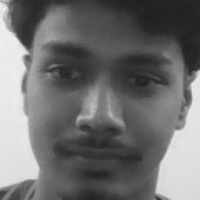
#> input picture training-data/agrim/0.jpg, 200 x 200 px, given in place of the camera
$ python capture_faces.py
#> lines starting #> are read from the running program, lines starting #| are printed output that depends on the picture; after the words box and inside, x2 and y2 are one past the last pixel; in counts of white or black regions, pixels touching at a corner belong together
#> the answer given: training-data/agrim
import cv2
import os

def capture_faces(name, save_dir="training-data"):
#> called with name = 'training-data/agrim', save_dir = 'training-data'
    person_dir = os.path.join(save_dir, name)
    os.makedirs(person_dir, exist_ok=True)

    cap = cv2.VideoCapture(0)
    if not cap.isOpened():
        print("Cannot open camera")
        return

    face_cascade = cv2.CascadeClassifier(
        cv2.data.haarcascades + "haarcascade_frontalface_default.xml"
    )

    count = 0
    target_count = 20  # sample count

    print(f"[INFO] Capturing faces for: {name}")
    print("[INFO] Look at the camera.")
    print("[INFO] Press C to capture, Q to quit.")

    while True:
        ret, frame = cap.read()
#> frame is the input picture: shape (200, 200, 3); min 31, max 244, mean 111
        if not ret:
            break

        frame = cv2.flip(frame, 1)
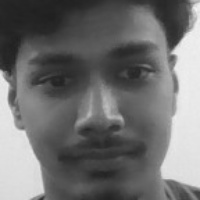
#> frame: shape (200, 200, 3); min 31, max 244, mean 111
        gray = cv2.cvtColor(frame, cv2.COLOR_BGR2GRAY)

        faces = face_cascade.detectMultiScale(
            gray,
            scaleFactor=1.1,
            minNeighbors=6,
            minSize=(80, 80)
        )
#> faces = [[8, 10, 183, 183]]

        face_roi = None
        if len(faces) > 0:
            faces = sorted(faces, key=lambda f: f[2] * f[3], reverse=True)
            (x, y, w, h) = faces[0]
#> x = 8; y = 10; w = 183; h = 183
            cv2.rectangle(frame, (x, y), (x + w, y + h), (0, 255, 0), 2)
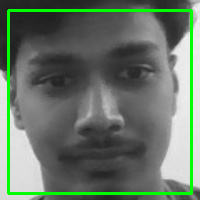
#> frame: shape (200, 200, 3); 5.48% of pixels changed, all inside (x1, y1, x2, y2) = (7, 9, 193, 195)

            face_roi = gray[y:y+h, x:x+w]
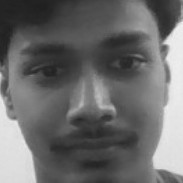
#> face_roi: shape (183, 183); min 31, max 242, mean 106.8

        cv2.putText(frame, f"{name} samples: {count}",
                    (20, 30), cv2.FONT_HERSHEY_SIMPLEX,
                    0.7, (255, 255, 255), 2)
        cv2.putText(frame, "Press C = capture, Q = quit",
                    (20, 60), cv2.FONT_HERSHEY_SIMPLEX,
                    0.6, (200, 200, 200), 2)
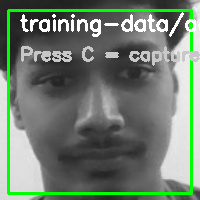
#> frame: shape (200, 200, 3); mean B, G, R 111.6, 125.3, 111.6

        cv2.imshow("Capture Faces", frame)

        key = cv2.waitKey(1) & 0xFF
#> (key q is pressed here)

        if key == ord('q'):
            break

        if key == ord('c') and face_roi is not None:
            # save the current face
            face_img = cv2.resize(face_roi, (200, 200))
            file_path = os.path.join(person_dir, f"{count}.jpg")
            cv2.imwrite(file_path, face_img)
            count += 1
            print(f"[INFO] Saved image {count}")

            if count >= target_count:
                print("[INFO] Target samples reached.")
                break

    print(f"[INFO] Done. Captured {count} images for {name}.")
    cap.release()
    cv2.destroyAllWindows()

if __name__ == "__main__":
    person_name = input("Enter person's name (folder name): ").strip()
    capture_faces(person_name)

$ run again, on training-data/agrim/11.jpg
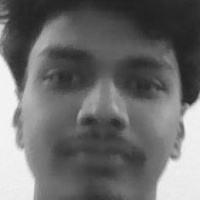
#> input picture training-data/agrim/11.jpg, 200 x 200 px, given in place of the camera
#> in capture_faces, frame is the input picture: shape (200, 200, 3); min 31, max 246, mean 108.2
#> faces = [[8, 11, 181, 181]]
#> x = 8; y = 11; w = 181
#> in capture_faces, `face_roi = gray[y:y+h, x:x+w]`:
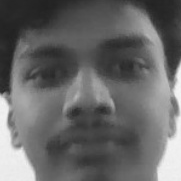
#> face_roi: shape (181, 181); min 33, max 246, mean 103.4
#> in capture_faces, `cv2.putText(frame, "Press C = capture, Q = quit", (20, 60), cv2.FONT_H..`:
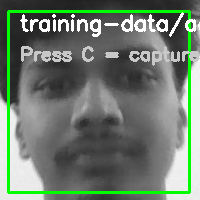
#> frame: shape (200, 200, 3); mean B, G, R 110, 123.6, 110
